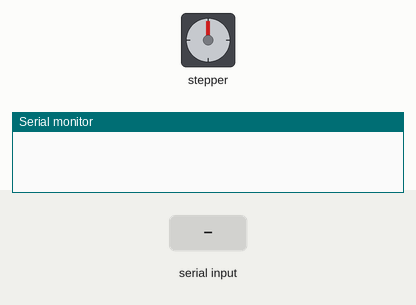
A sketch run on a simulated Arduino Uno, built with avr-gcc and run on an emulated ATmega328P. On the bench: stepper motor, the last lines printed to the serial monitor. Inputs (shaded band) come from the test bench. Stepper angles assume 200 steps per turn.

Above: at 1.2 s.
1.3 s: "print steps" received over Serial
3.5 s: "90,45\n" received over Serial
5.5 s: "run motor" received over Serial
At 22.3 s:
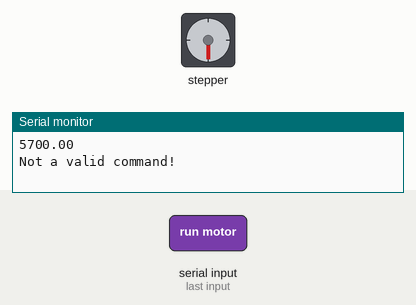
Timing chart, 0 to 23.5 s (numbered marks = the images above; inputs shaded):
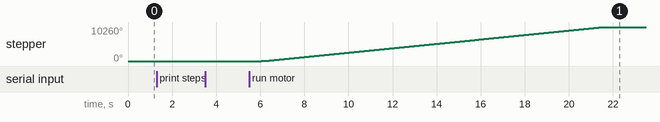

Measured:
- after the input at 5.5 s, stepper: turns 10260° clockwise in 15.7 s, starting after 0.54 s

The sketch:

TROI-Motor.ino
```cpp
#include <AccelStepper.h>
// Need to change the pins for Arduino
#define motorInterfaceType 1
#define leadDIR 12 // DIR1 = 26
#define leadSTEP 14 // STEP1 = 25
#define cameraDIR 26  // DIR2 = 13
#define cameraSTEP 25 // STEP2 = 27
#define DEPLOYSTEPS 5700

// Motor Values
float travel_distance = 7.5;
float travel_distance_per_full_step = 0.00125;
float num_deployment_LeadScrew_steps = DEPLOYSTEPS;

AccelStepper LeadScrewStepper(motorInterfaceType, leadSTEP, leadDIR);
AccelStepper CameraStepper(motorInterfaceType, cameraSTEP, cameraDIR);
float cameraAngle = 0.0;

void setup() {
  // put your setup code here, to run once:
  Serial.begin(38400);
  LeadScrewStepper.setMaxSpeed(400); // 800
  LeadScrewStepper.setAcceleration(1000);
  LeadScrewStepper.setSpeed(400);
  CameraStepper.setMaxSpeed(200);
  CameraStepper.setAcceleration(1000);
  CameraStepper.setSpeed(200);

}

String serialMessage = "";

void loop(){
  updateSerialMessage();
  if(serialMessage != ""){
    checkSerialMessage();
  }
  delay(2000);
  serialMessage = "";
}

void updateSerialMessage(){
  while(Serial.available()>0){
    int index = Serial.read();
    if(index >= 32 && index < 127){
      char letter = index;
      serialMessage += letter;
    }
  }
}

void checkSerialMessage() {
  serialMessage.toLowerCase();
  if (serialMessage != "") {
    if (serialMessage == "run motor")
      leadScrewRun();
    else if (serialMessage == "change direction")
      num_deployment_LeadScrew_steps *= -1;
    else if (serialMessage == "print steps")
      Serial.println(num_deployment_LeadScrew_steps);
    else if(serialMessage == "reset steps")
      num_deployment_LeadScrew_steps = DEPLOYSTEPS;
    else if(serialMessage == "reset motor"){
      int temp = num_deployment_LeadScrew_steps;
      num_deployment_LeadScrew_steps = -DEPLOYSTEPS;
      serialMessage = "run motor";
      num_deployment_LeadScrew_steps = temp;
    }
    else if(serialMessage == "step down"){
      int temp = num_deployment_LeadScrew_steps;
      num_deployment_LeadScrew_steps = -50;
      serialMessage = "run motor";
      num_deployment_LeadScrew_steps = temp;
    }
    else if(serialMessage == "step up"){
      int temp = num_deployment_LeadScrew_steps;
      num_deployment_LeadScrew_steps = 50;
      serialMessage = "run motor";
      num_deployment_LeadScrew_steps = temp;
    }
    else if (serialMessage.indexOf("steps =") != -1){
      num_deployment_LeadScrew_steps = serialMessage.substring(serialMessage.indexOf("=") + 2).toInt();
    }
    else if (serialMessage.indexOf("camera turn") != -1) {
      int angle = serialMessage.substring(serialMessage.indexOf("=") + 2).toInt();
      spinCameraStepper(angle);
    }
    else
      Serial.println("Not a valid command!");
    serialMessage = "";
  }
}


void leadScrewRun() {
  LeadScrewStepper.move(num_deployment_LeadScrew_steps);
  while (LeadScrewStepper.run()) {}
}

void spinCameraStepper(int angle) {
  if (cameraAngle + angle > 180)
    angle = angle - 360;
  else if (cameraAngle + angle < -180)
    angle = angle + 360;
  Serial.println(angle);
  int steps = angle / 1.8;
  cameraAngle += steps * 1.8;
  Serial.println(steps);
  CameraStepper.move(steps);
  while (CameraStepper.run()) {
  }
}
```
